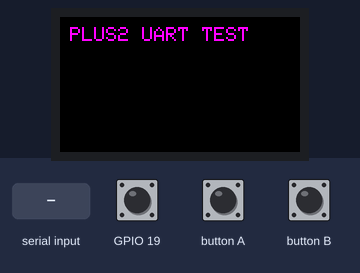
Bench run of a sketch on a simulated ESP32. Shown: 240×135 colour display. The test bench sets the inputs (shaded band); at power-on: GPIO 19 HIGH.

Above: at 1.3 s.
1.4 s: "1" received over the second serial link
At 2.3 s:
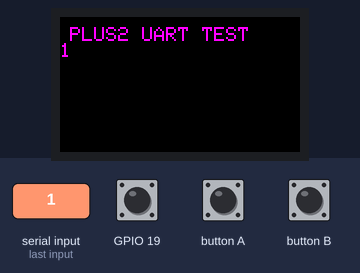
2.9 s: "0" received over the second serial link
At 3.4 s:
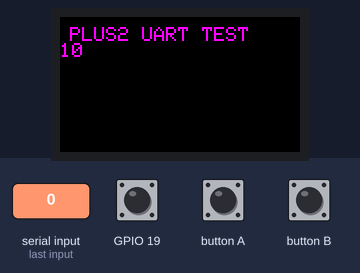
Timing chart, 0 to 5.9 s (numbered marks = the images above; inputs shaded):
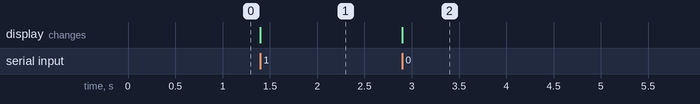

The sketch:

data_retrieval.ino
```cpp
#include <FFat.h>

#include <M5StickCPlus2.h>

void setup() {
  auto cfg = M5.config();
  M5.begin(cfg);

  // Initialize the screen
  M5.Lcd.setRotation(1);
  M5.Lcd.fillScreen(BLACK);
  M5.Lcd.setTextColor(MAGENTA);
  M5.Lcd.setTextSize(2);
  M5.Lcd.setCursor(10, 10);
  M5.Lcd.println("PLUS2 UART TEST");

  // Red Port (Port A) Pins
  Serial1.begin(115200, SERIAL_8N1, 33, 32);
}

void loop() {
  M5.update();

  // Blink internal LED to show the chip isn't frozen
  static uint32_t last_blink = 0;
  if (millis() - last_blink > 500) {
    last_blink = millis();
    // In Plus2, the LED is on Pin 19
    digitalWrite(19, !digitalRead(19));
  }

  // Monitor UART
  while (Serial1.available()) {
    char c = Serial1.read();
    M5.Lcd.print(c);

    // Auto-clear logic
    if (M5.Lcd.getCursorY() > M5.Lcd.height() - 20) {
      M5.Lcd.fillScreen(BLACK);
      M5.Lcd.setCursor(0, 0);
    }
  }
}
```

Measured:
- after the input at 1.4 s, the display: changes at once (image 1)
- after the input at 2.9 s, the display: changes at once (image 2)
